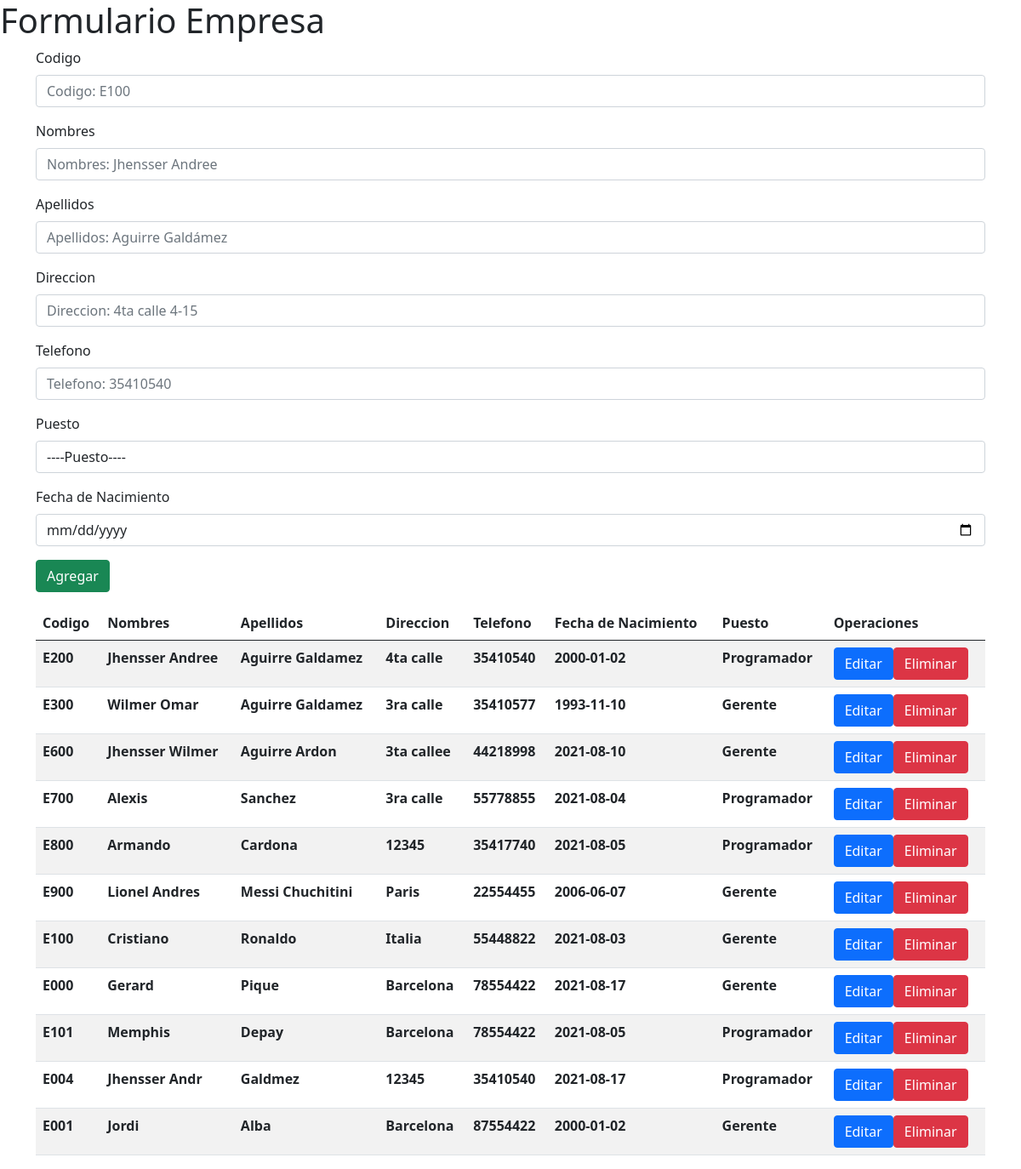
The page / on the database its author committed.
### tables this page shows
CREATE TABLE `empleados` (
  `id_empleado` int(11) NOT NULL AUTO_INCREMENT,
  `codigo` varchar(9) DEFAULT NULL,
  `nombres` varchar(60) DEFAULT NULL,
  `apellidos` varchar(60) DEFAULT NULL,
  `direccion` varchar(100) DEFAULT NULL,
  `telefono` varchar(8) DEFAULT NULL,
  `fecha_nacimiento` date DEFAULT NULL,
  `id_puesto` smallint(6) DEFAULT NULL,
  PRIMARY KEY (`id_empleado`),
  KEY `puesto_idx` (`id_puesto`),
  CONSTRAINT `fk_id_puestos_empleados_puestos` FOREIGN KEY (`id_puesto`) REFERENCES `puestos` (`id_puesto`)
);

CREATE TABLE `puestos` (
  `id_puesto` smallint(6) NOT NULL AUTO_INCREMENT,
  `puesto` varchar(40) DEFAULT NULL,
  PRIMARY KEY (`id_puesto`)
);

### index.php (the view, shortened to what this page needs)
<!doctype html>
<html lang="en">
<head>
    <link rel="stylesheet" href="https://cdn.jsdelivr.net/npm/bootstrap@5.0.2/dist/css/bootstrap.min.css"
>
</head>
<body>
    <h1>Formulario Empresa</h1>
    <div class="container">
        <form class="d-flex" action="crud_empleado.php" method="post">
            <div class="col">
                <div class="mb-3">
                    <label for="lbl_codigo" class="form-label">Codigo</label>
                    <input type="text" name="txt_codigo" id="txt_codigo" class="form-control" placeholder="Codigo: E100"
                        aria-describedby="helpId" Required>
                </div>
                <div class="mb-3">
                    <label for="lbl_nombres" class="form-label">Nombres</label>
                    <input type="text" name="txt_nombres" id="txt_nombres" class="form-control"
                        placeholder="Nombres: Jhensser Andree" aria-describedby="helpId" Required>
                </div>
                <div class="mb-3">
                    <label for="lbl_apellidos" class="form-label">Apellidos</label>
                    <input type="text" name="txt_apellidos" id="txt_apellidos" class="form-control"
                        placeholder="Apellidos: Aguirre Galdámez" aria-describedby="helpId" Required>
                </div>
                <div class="mb-3">
                    <label for="lbldirecciono" class="form-label">Direccion</label>
                    <input type="text" name="txt_direccion" id="txt_direccion" class="form-control"
                        placeholder="Direccion: 4ta calle 4-15" aria-describedby="helpId" Required>
                </div>
                <div class="mb-3">
                    <label for="lbl_telefono" class="form-label">Telefono</label>
                    <input type="text" name="txt_telefono" id="txt_telefono" class="form-control"
                        placeholder="Telefono: 35410540" aria-describedby="helpId" Required>
                </div>
                <div class="mb-3">
                    <label for="lbl_puesto" class="form-label">Puesto</label>
                    <select class="form-control" name="drop_puesto" id="drop_puesto">
                        <option value=0>----Puesto----</option>
                    </select>
                </div>
                <div class="mb-3">
                    <label for="lbl_fn" class="form-label">Fecha de Nacimiento</label>
                    <input type="date" name="txt_fn" id="txt_fn" class="form-control" placeholder="aaaa-mm-dd"
                        aria-describedby="helpId" Required>
                </div>
                <div class="mb-3">
                    <input type="submit" name="btn_agregar" id="btn_agregar" class="btn btn-success" value="Agregar">
                </div>
            </div>
        </form>
        <table class="table table-striped table-inverse table-responsive">
            <thead class="thead-inverse">
                <tr>
                    <th>Codigo</th>
                    <th>Nombres</th>
                    <th>Apellidos</th>
                    <th>Direccion</th>
                    <th>Telefono</th>
                    <th>Fecha de Nacimiento</th>
                    <th>Puesto</th>
                    <th>Operaciones</th>
                </tr>
            </thead>
            <tbody>
                <?php
                include("datos_conexion.php");
                $db_conexion = mysqli_connect($db_host, $db_usr, $db_pass, $db_name, $db_port);
                $db_conexion->real_query("select e.id_empleado,e.codigo,e.nombres,e.apellidos,e.direccion,e.telefono,e.fecha_nacimiento,p.puesto from empleados as e inner join puestos as p on e.id_puesto = p.id_puesto  ;");
                $resultado = $db_conexion->use_result();
                while ($fila = $resultado->fetch_assoc()) {
                    echo "<tr data-id=" . $fila['id_empleado'] . ">";
                    echo ("<th>" . $fila['codigo'] . "</th>");
                    echo ("<th>" . $fila['nombres'] . "</th>");
                    echo ("<th>" . $fila['apellidos'] . "</th>");
                    echo ("<th>" . $fila['direccion'] . "</th>");
                    echo ("<th>" . $fila['telefono'] . "</th>");
                    echo ("<th>" . $fila['fecha_nacimiento'] . "</th>");
                    echo ("<th>" . $fila['puesto'] . "</th>");
                    echo ("<th>");
                    echo ("<a class=\"btn btn-primary\" id=\"btn_editar\" href=\"editar.php?id=". $fila['codigo'] ."\">Editar</a>");
                    echo ("<a class=\"btn btn-danger\" id=\"btn_eliminar\" href=\"crud_empleado.php?id=". $fila['id_empleado'] ."\" >Eliminar</a>");
                    echo ("</th>");
                    echo "</tr>";
                }
                ?>
            </tbody>
        </table>
    </div>
</body>
</html>

### rows shown on the page
empleados: codigo "E200", nombres "Jhensser Andree", apellidos "Aguirre Galdamez", direccion "4ta calle", telefono "35410540", fecha_nacimiento "2000-01-02", id_puesto.puesto "Programador"
empleados: codigo "E300", nombres "Wilmer Omar", apellidos "Aguirre Galdamez", direccion "3ra calle", telefono "35410577", fecha_nacimiento "1993-11-10", id_puesto.puesto "Gerente"
empleados: codigo "E600", nombres "Jhensser Wilmer", apellidos "Aguirre Ardon", direccion "3ta callee", telefono "44218998", fecha_nacimiento "2021-08-10", id_puesto.puesto "Gerente"
empleados: codigo "E700", nombres "Alexis", apellidos "Sanchez", direccion "3ra calle", telefono "55778855", fecha_nacimiento "2021-08-04", id_puesto.puesto "Programador"
empleados: codigo "E800", nombres "Armando", apellidos "Cardona", direccion "12345", telefono "35417740", fecha_nacimiento "2021-08-05", id_puesto.puesto "Programador"
empleados: codigo "E900", nombres "Lionel Andres", apellidos "Messi Chuchitini", direccion "Paris", telefono "22554455", fecha_nacimiento "2006-06-07", id_puesto.puesto "Gerente"
empleados: codigo "E100", nombres "Cristiano", apellidos "Ronaldo", direccion "Italia", telefono "55448822", fecha_nacimiento "2021-08-03", id_puesto.puesto "Gerente"
empleados: codigo "E000", nombres "Gerard", apellidos "Pique", direccion "Barcelona", telefono "78554422", fecha_nacimiento "2021-08-17", id_puesto.puesto "Gerente"
empleados: codigo "E101", nombres "Memphis", apellidos "Depay", direccion "Barcelona", telefono "78554422", fecha_nacimiento "2021-08-05", id_puesto.puesto "Programador"
empleados: codigo "E004", nombres "Jhensser Andr", apellidos "Galdmez", direccion "12345", telefono "35410540", fecha_nacimiento "2021-08-17", id_puesto.puesto "Programador"
empleados: codigo "E001", nombres "Jordi", apellidos "Alba", direccion "Barcelona", telefono "87554422", fecha_nacimiento "2000-01-02", id_puesto.puesto "Gerente"
